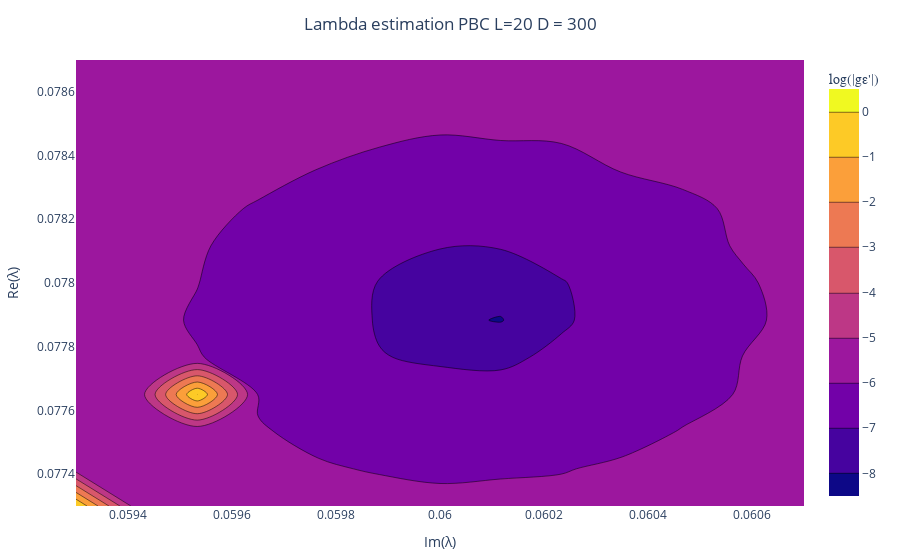

The code cell stored with this chart in its notebook:
### Markdown cell above
L = 12: 0.05888333im + 0.0767
L = 13 : 0.0591333im + 0.07693333
L = 14:  0.0593im + 0.0773
L = 15: 0.05965im + 0.077333
L = 16 : 0.0597667im + 0.07745
L = 17: 0.05988833im + 0.07759833333

### Code cell
L = 20
N = 7

test_values = zeros(ComplexF64,(2*N-1)^2)

l = length(test_values)

distx = 0.0007## distance from centre in real

disty = 0.0007# distance from centre in imaginary

cent_im = 0.0600im

cent_r = 0.0780

test_values = zeros(ComplexF64,(2*N-1)^2)
g = [] 
### changed this slightly to allow for any parameter N to cross at 0.079 + 0.060i point -> its 2N-1 parameter square now (for any N)
for i in 1:1:(2*N-1)
    if div(i,2) == 1
        for j in 1:1:(2*N-1)
            if i <N+1
                if j<N+1
                    test_values[i+(j-1)*(2*N-1)] =  (LinRange(-distx,0.00,N)[i])  .+cent_r+ 1im*LinRange(-disty,0.00,N)[j] .+cent_im
                else 
                    test_values[i+(j-1)*(2*N-1)] =  (LinRange(-distx,0.00,N)[i])  .+cent_r + 1im*LinRange(disty/(N-1),disty+disty/(N-1),N)[j-N] .+cent_im
                end
            else
                if j<N+1
                    test_values[i+(j-1)*(2*N-1)] =  (LinRange(distx/(N-1),distx+distx/(N-1),N)[i-N]) .+cent_r  + 1im*LinRange(-disty,0.00,N)[j]  .+cent_im
                else
                    test_values[i+(j-1)*(2*N-1)] =  (LinRange(distx/(N-1),distx+distx/(N-1),N)[i-N])  .+cent_r+ 1im*LinRange(disty/(N-1),disty+disty/(N-1),N)[j-N].+cent_im
                end
            end 
        end
    else
        for j in (2*N-1):-1:1
            if i <N+1
                if j<N+1
                    test_values[i+(j-1)*(2*N-1)] =  (LinRange(-distx,0.00,N)[i]) .+cent_r+ 1im*LinRange(-disty,0.00,N)[j] .+cent_im
                else 
                    test_values[i+(j-1)*(2*N-1)] =  (LinRange(-distx,0.00,N)[i])  .+cent_r + 1im*LinRange(disty/(N-1),disty+disty/(N-1),N)[j-N] .+cent_im
                end
            else
                if j<N+1
                    test_values[i+(j-1)*(2*N-1)] =  (LinRange(distx/(N-1),distx+distx/(N-1),N)[i-N]) .+cent_r + 1im*LinRange(-disty,0.00,N)[j] .+cent_im
                else
                    test_values[i+(j-1)*(2*N-1)] =  (LinRange(distx/(N-1),distx+distx/(N-1),N)[i-N])   .+cent_r + 1im*LinRange(disty/(N-1),disty+disty/(N-1),N)[j-N] .+cent_im
                end
            end 
        end
    end
end


for lambda in test_values
lambda_txt = round(lambda,digits =6)
if lambda_txt == 0.0773 +0.0593im ||lambda_txt == 0.07765+0.059533im||lambda_txt == 0.078583+0.05941im
    results = [0,0,0,0,0,0]
else
results = load_object("Section3.2/lambda_est/Lambda_est_precise/PBC/PBC_D_400/5E_PBC_L=$L"*"_$lambda_txt.jld2")
end
ΔEε = results[2]
ΔEL1ε = results[3]
ΔEσ =  results[end-1]
ΔEL1σ = results[end]

    
fun(x) = abs((x[1]+1im*x[3])*(ΔEε) - Δε -Cε_primeεε* (x[2]+1im*x[4]))^2 +abs((x[1]+1im*x[3])*(ΔEσ) - Δσ -Cε_primeσσ*  (x[2]+1im*x[4]))^2+abs((x[1]+1im*x[3])*(ΔEL1ε) -ΔL1ε  -Cε_primeεε* AL1εε_prime* (x[2]+1im*x[4]))^2#+abs((x[1]+1im*x[3])*(ΔEL1σ) -ΔL1σ  -Cε_primeσσ* AL1σε_prime* (x[2]+1im*x[4]))^2
        
res = optimize(fun, [0.0, 0.0,0.0,0.0])
gε_prime = Optim.minimizer(res)[2]+1im* Optim.minimizer(res)[4]
push!(g,gε_prime )

end
z_values = log.(abs.(g))
    p = PlotlyJS.plot(PlotlyJS.contour(   z=z_values,
         x=real(-im*test_values),
             y=real(test_values),fill=true,colorbar=attr(
                 title="log(|gε'|)", # title here
                titleside="top",
                titlefont=attr(
                  size=14,
                  family="Arial, sans-serif"
              )
             )),Layout(title=attr(text = "Lambda estimation PBC L=$L D = 300",x = 0.5),xaxis_title="Im(λ)",yaxis_title="Re(λ)")
     )
    display(p)

### Figure 1 — Plotly figure (JSON) as saved in the notebook; plotly's stock layout.template omitted (floating-point values rounded to 4 significant figures; data arrays with more than 128 entries replaced by an {"elided": "..."} marker saying what was removed)
{"data": [{"colorbar": {"title": "log(|gε'|)", "titlefont": {"family": "Arial, sans-serif", "size": 14}, "titleside": "top"}, "fill": true, "transpose": true, "type": "contour", "x": {"elided": "169 float values"}, "y": {"elided": "169 float values"}, "z": {"elided": "169 float values"}}], "layout": {"margin": {"b": 50, "l": 50, "r": 50, "t": 60}, "title": {"text": "Lambda estimation PBC L=20 D = 300", "x": 0.5}, "xaxis": {"title": {"text": "Im(λ)"}}, "yaxis": {"title": {"text": "Re(λ)"}}}}
